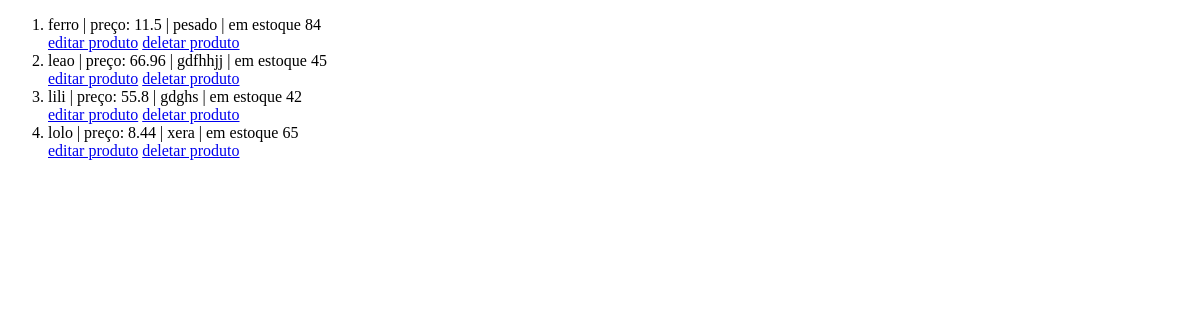
Page /produtos/ on the earlier database version.
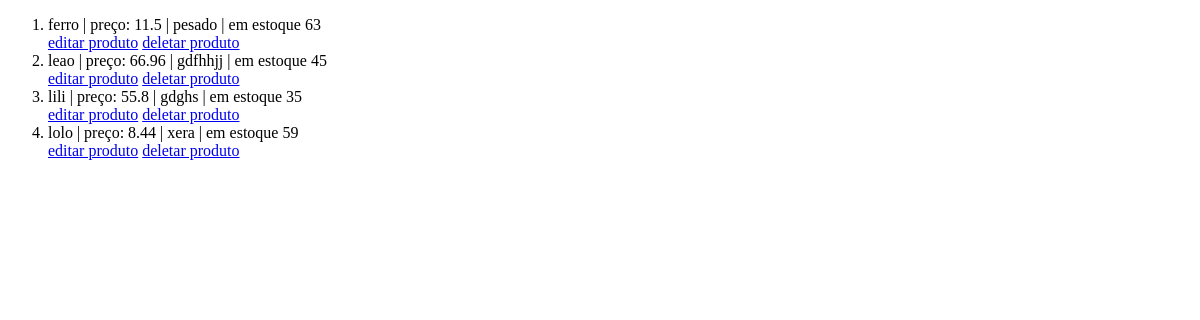
Same page on the later database version.
### models/produtos.py (models this page shows, shortened)
class Produto(Base):
    __tablename__ = 'tb_produtos'
    pro_id: Mapped[int] = mapped_column(primary_key=True, autoincrement=True)
    pro_nome: Mapped[str] = mapped_column(nullable=False)
    pro_descricao: Mapped[str] = mapped_column(nullable=False)
    pro_preco: Mapped[float] = mapped_column(nullable=False)
    pro_estoque: Mapped[int] = mapped_column()
    @classmethod
    def all(cls, ordem = "crescente"):
        if ordem == "crescente":
            direcao = "ASC"
        elif ordem == "decrescente":
            direcao = "DESC"
        sql = text(f"SELECT * FROM tb_produtos ORDER BY pro_nome {direcao}")
        produtos = session.execute(sql).fetchall()
        return produtos

### controllers/produtos.py (the view)
@produto_bp.route('/', methods=['GET','POST'])
def view():
    if request.method == 'POST':
        ordem = request.form['ordem']
        produtos = Produto.all(ordem=ordem)
    elif request.method == 'GET':
        produtos = Produto.all()
    return render_template('produtos/view.html', produtos = produtos)

### templates/produtos/view.html (shortened to what this page needs)
{% extends "model.html" %}
{% block content %}
<div>
    <ol>
        {% for produto in produtos %}
            <li>{{produto.pro_nome}} | preço: {{produto.pro_preco}} | {{produto.pro_descricao}} | em estoque {{produto.pro_estoque}}</li>
            <a href="{{url_for('produtos.edit', pro_id=produto.pro_id)}}">editar produto</a>
            <a href="{{url_for('produtos.remove', pro_id=produto.pro_id)}}">deletar produto</a>
        {% endfor %}
    </ol>
</div>
{% endblock %}

Differences in the rows shown:
changed Produto "ferro": pro_estoque "84" → "63"
changed Produto "lili": pro_estoque "42" → "35"
changed Produto "lolo": pro_estoque "65" → "59"
